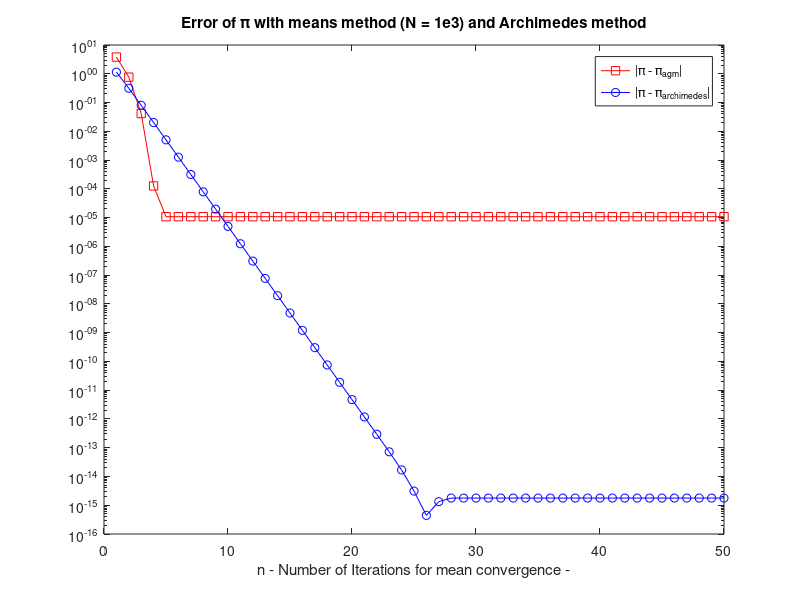
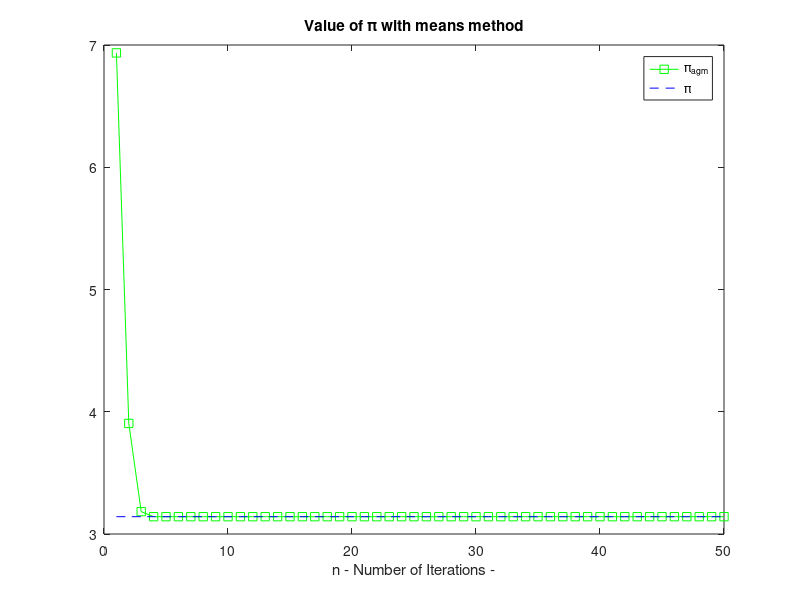

Here is the MATLAB script that generated these plots, in order: (Note: this script raises an error after producing the figures.)
#Compare the convergence between the values of pi obtained by the agm method and arch. method

N = 1e3;

a = N;
b = 4;

Nit = 50;
A = zeros(1000);
A(1) = N;

for i = 1:Nit
  a1 = (a+b)/2;
  b1 = sqrt(a*b);
  a = a1;
  b = b1;
  A(i) = a;
end

A = A(1:Nit);

p1 = (log(N)*a)/N;

my_pi = 2*p1

pi_converging = 2*(log(N)*A)/N;

E = abs(pi_converging -pi);

E_agm = E

load("pi_arch_error.mat")
E_arch = E(1:Nit)

figure();
semilogy(1:Nit, E_agm, "-sr"); hold on
semilogy(1:Nit, E_arch, "-ob");
#semilogy(1:Nit, ones(Nit)*e, "--k");
title('Error of \pi with means method (N = 1e3) and Archimedes method');
#ylabel('|\pi - \pi_{agm}|');
xlabel("n - Number of Iterations for mean convergence -");
legend('|\pi - \pi_{agm}|', '|\pi - \pi_{archimedes}|');

figure();
plot(1:Nit, pi_converging, "-sg"); hold on
plot(1:Nit, ones(Nit,1)*pi, "--b");
title('Value of \pi with means method');
xlabel("n - Number of Iterations -");
legend('\pi_{agm}', '\pi');
tight();
